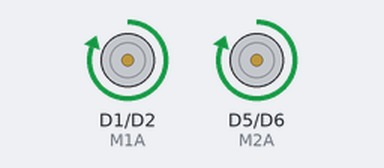
Bench run of a sketch on a simulated ESP8266 (NodeMCU). Shown: motor-driver pin pairs drawn as motors (green arrow = first pin HIGH = forward, orange = second pin HIGH = backward, longer = more drive).

Above: at 1.5 s.
At 4.5 s:
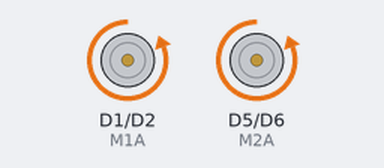
At 7.5 s:
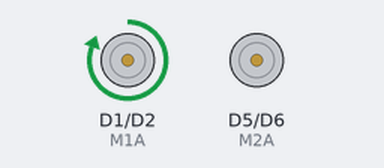
At 13.5 s:
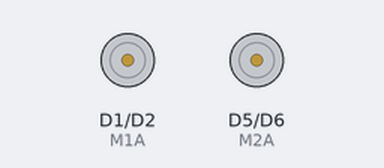
Timing chart, 0 to 19.5 s (numbered marks = the images above):
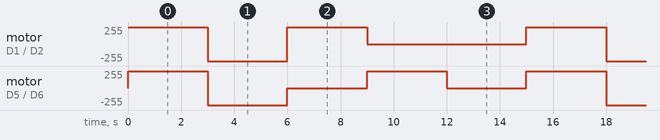

The sketch:

SmartCar.ino
```cpp
#define M1A D1
#define M1B D2
#define M2A D5
#define M2B D6

void setup() {
  pinMode(M1A, OUTPUT);
  pinMode(M1B, OUTPUT);
  pinMode(M2A, OUTPUT);
  pinMode(M2B, OUTPUT);
}

void loop() {
  digitalWrite(M1A, HIGH);
  digitalWrite(M1B, LOW);
  digitalWrite(M2A, HIGH);
  digitalWrite(M2B, LOW);
  delay(3000);
  digitalWrite(M1A, LOW);
  digitalWrite(M1B, HIGH);
  digitalWrite(M2A, LOW);
  digitalWrite(M2B, HIGH);
  delay(3000);
  digitalWrite(M1A, HIGH);
  digitalWrite(M1B, LOW);
  digitalWrite(M2A, LOW);
  digitalWrite(M2B, LOW);
  delay(3000);
  digitalWrite(M1A, LOW);
  digitalWrite(M1B, LOW);
  digitalWrite(M2A, HIGH);
  digitalWrite(M2B, LOW);
  delay(3000);

  // หยุด
  digitalWrite(M1A, LOW);
  digitalWrite(M1B, LOW);
  digitalWrite(M2A, LOW);
  digitalWrite(M2B, LOW);
  delay(3000);
}
```

Measured:
- by itself, motor on D1 (M1A) / D2 (M1B): repeats every 15.0 s: backward 255/255 3.0 s, forward 255/255 3.0 s, stopped 6.0 s, forward 255/255 3.0 s
- by itself, motor on D5 (M2A) / D6 (M2B): repeats every 15.0 s: backward 255/255 3.0 s, 2 × (stopped 3.0 s, forward 255/255 3.0 s)
